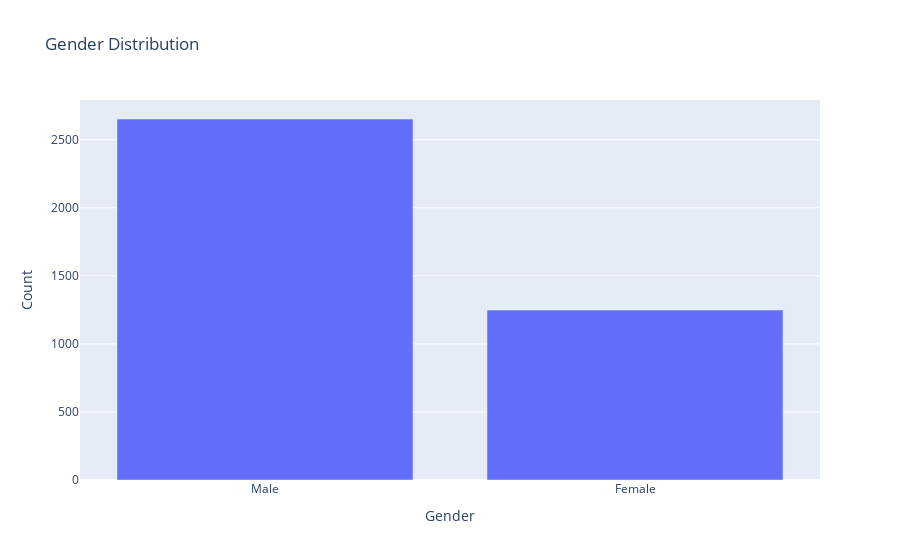

Notebook code for this chart:
### Code cell
# Bar chart for 'Gender'
gender_counts = df['Gender'].value_counts().reset_index()
gender_counts.columns = ['Gender', 'Count']
fig = px.bar(gender_counts, x='Gender', 
             y='Count', 
             title='Gender Distribution')
fig.show()

### Figure 1 — Plotly figure (JSON) as saved in the notebook; plotly's stock layout.template omitted (floating-point values rounded to 4 significant figures)
{"data": [{"hovertemplate": "Gender=%{x}<br>Count=%{y}<extra></extra>", "legendgroup": "", "marker": {"color": "#636efa", "pattern": {"shape": ""}}, "name": "", "orientation": "v", "showlegend": false, "textposition": "auto", "type": "bar", "x": ["Male", "Female"], "xaxis": "x", "y": [2652, 1248], "yaxis": "y"}], "layout": {"barmode": "relative", "legend": {"tracegroupgap": 0}, "title": {"text": "Gender Distribution"}, "xaxis": {"anchor": "y", "domain": [0, 1], "title": {"text": "Gender"}}, "yaxis": {"anchor": "x", "domain": [0, 1], "title": {"text": "Count"}}}}
